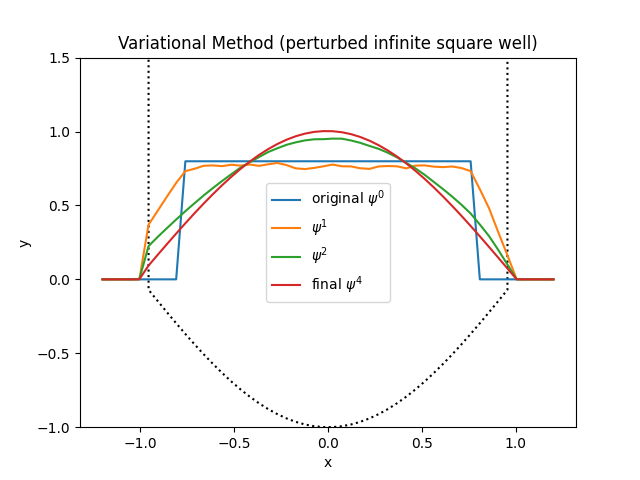

This figure's Python source:
import numpy as np
import matplotlib.pyplot as plt
import os
from utils import norm, energy, V_inf_pot_pet

B = 100000
a = -1.2
b = 1.2
N = 50
x = np.linspace(a, b, N)
y = np.piecewise(x, [x < -0.8, (-0.8 <= x) & (x < 0.8), 0.8 <= x], [0, 1, 0])
y = norm(x, y)
E = energy(x, y, V_inf_pot_pet, (B))
print(E)
plt.ylim((-1, 1.5))
plt.plot(x, V_inf_pot_pet(x, (B)), "k:")
plt.plot(x, y, label="original $\psi^0$")
ann = [(1, 10000), (0.1, 100000), (0.01, 200000), (0.001, 500000)]
for j, (delta_y, M) in enumerate(ann):
    E__ = E
    for _ in range(M):
        i = np.random.randint(1, N - 1)
        y_ = np.copy(y)
        y_[i] += np.random.uniform(0, delta_y)
        y_ = norm(x, y_)
        E_ = energy(x, y_, V_inf_pot_pet, (B))
        if E_ < E:
            y, E = y_, E_
    print(E, round(abs(E__ - E) / E * 100, 2), "% error")
    if j < len(ann) - 1 and j in [0, 1]:
        plt.plot(x, y, label="$\psi^" + str(j + 1) + "$")
    elif j == len(ann) - 1:
        plt.plot(x, y, label="final $\psi^" + str(j + 1) + "$")
exp = np.pi ** 2 / 4 - 8 / (3 * np.pi)
print("expected E:", exp, round(abs(exp - E) / E * 100, 2), "% error")
plt.xlabel("x")
plt.ylabel("y")
plt.title("Variational Method (perturbed infinite square well)")
plt.legend()
plt.savefig(os.path.join(os.path.dirname(__file__), "4-5.png"))
plt.show()
# wavefunction and energy approach expected ground state values with more iterations of simulated annealing
# numerical uncertainty of h = (1.2 - -1.2)/50 = 0.048